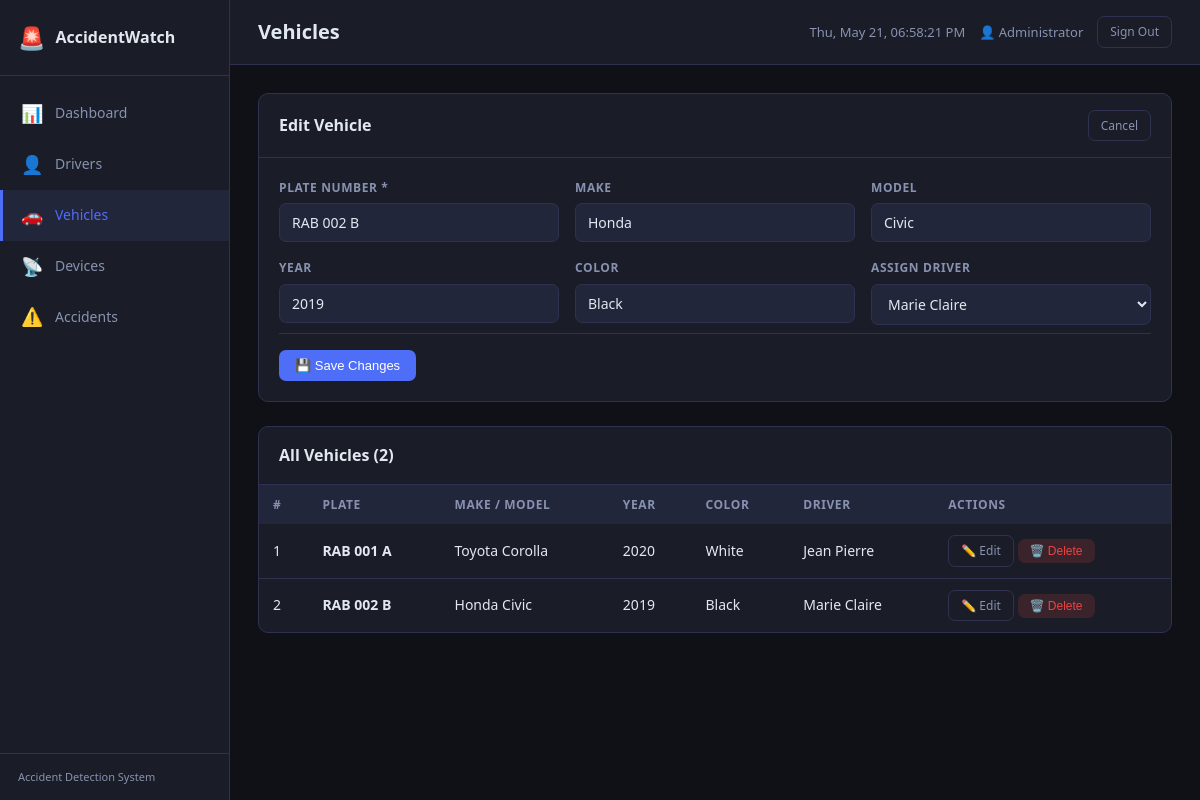
Screenshot of /dashboard/vehicles.php?edit=2 (signed in) with the database file from the repository.
### tables this page shows
CREATE TABLE IF NOT EXISTS vehicles (
    id           INT UNSIGNED AUTO_INCREMENT PRIMARY KEY,
    plate_number VARCHAR(20)  NOT NULL UNIQUE,
    make         VARCHAR(50),                
    model        VARCHAR(50),                
    year         YEAR,
    color        VARCHAR(30),
    driver_id    INT UNSIGNED,
    created_at   DATETIME DEFAULT CURRENT_TIMESTAMP,
    updated_at   DATETIME DEFAULT CURRENT_TIMESTAMP ON UPDATE CURRENT_TIMESTAMP,
    FOREIGN KEY (driver_id) REFERENCES drivers(id) ON DELETE SET NULL
);

CREATE TABLE IF NOT EXISTS drivers (
    id             INT UNSIGNED AUTO_INCREMENT PRIMARY KEY,
    full_name      VARCHAR(100) NOT NULL,
    phone          VARCHAR(20)  NOT NULL,
    email          VARCHAR(100),
    license_number VARCHAR(50)  NOT NULL UNIQUE,
    address        TEXT,
    created_at     DATETIME DEFAULT CURRENT_TIMESTAMP,
    updated_at     DATETIME DEFAULT CURRENT_TIMESTAMP ON UPDATE CURRENT_TIMESTAMP
);

### dashboard/vehicles.php (the view, shortened to what this page needs)
<?php
$db  = getDB();
$editVehicle = null;
if (isset($_GET['edit'])) {
    $s = $db->prepare("SELECT * FROM vehicles WHERE id = ?");
    $s->execute([(int)$_GET['edit']]);
    $editVehicle = $s->fetch();
}
$vehicles = $db->query("
    SELECT v.*, d.full_name AS driver_name
    FROM vehicles v
    LEFT JOIN drivers d ON v.driver_id = d.id
    ORDER BY v.created_at DESC
")->fetchAll();
$drivers = $db->query("SELECT id, full_name FROM drivers ORDER BY full_name")->fetchAll();
require_once 'includes/header.php';
?>
<div class="card" style="margin-bottom:24px">
    <div class="card-header">
        <h2><?= $editVehicle ? 'Edit Vehicle' : 'Register New Vehicle' ?></h2>
        <?php if ($editVehicle): ?>
        <a href="vehicles.php" class="btn btn-ghost btn-sm">Cancel</a>
        <?php endif; ?>
    </div>
    <div class="card-body">
        <form method="POST">
            <div class="form-grid">
                <div class="form-group">
                    <label>Plate Number *</label>
                    <input type="text" name="plate_number" required placeholder="RAB 001 A"
                           value="<?= htmlspecialchars($editVehicle['plate_number'] ?? '') ?>">
                </div>
                <div class="form-group">
                    <label>Make</label>
                    <input type="text" name="make" placeholder="Toyota"
                           value="<?= htmlspecialchars($editVehicle['make'] ?? '') ?>">
                </div>
                <div class="form-group">
                    <label>Model</label>
                    <input type="text" name="model" placeholder="Corolla"
                           value="<?= htmlspecialchars($editVehicle['model'] ?? '') ?>">
                </div>
                <div class="form-group">
                    <label>Year</label>
                    <input type="number" name="year" min="1990" max="2030" placeholder="2022"
                           value="<?= htmlspecialchars($editVehicle['year'] ?? '') ?>">
                </div>
                <div class="form-group">
                    <label>Color</label>
                    <input type="text" name="color" placeholder="White"
                           value="<?= htmlspecialchars($editVehicle['color'] ?? '') ?>">
                </div>
                <div class="form-group">
                    <label>Assign Driver</label>
                    <select name="driver_id">
                        <?php foreach ($drivers as $dr): ?>
                        <option value="<?= $dr['id'] ?>"
                            <?= ($editVehicle['driver_id'] ?? '') == $dr['id'] ? 'selected' : '' ?>>
                            <?= htmlspecialchars($dr['full_name']) ?>
                        </option>
                        <?php endforeach; ?>
                    </select>
                </div>
            </div>
            <div class="form-actions">
                <button type="submit" class="btn btn-primary">
                    <?= $editVehicle ? '💾 Save Changes' : '➕ Register Vehicle' ?>
                </button>
            </div>
        </form>
    </div>
</div>
<div class="card">
    <div class="card-header">
        <h2>All Vehicles (<?= count($vehicles) ?>)</h2>
    </div>
    <div class="table-wrap">
        <table>
            <thead>
                <tr>
                    <th>#</th>
                    <th>Plate</th>
                    <th>Make / Model</th>
                    <th>Year</th>
                    <th>Color</th>
                    <th>Driver</th>
                    <th>Actions</th>
                </tr>
            </thead>
            <tbody>
                <?php if (empty($vehicles)): ?>
                <tr><td colspan="7" class="empty">No vehicles registered yet.</td></tr>
                <?php else: ?>
                <?php foreach ($vehicles as $v): ?>
                <tr>
                    <td><?= $v['id'] ?></td>
                    <td><strong><?= htmlspecialchars($v['plate_number']) ?></strong></td>
                    <td><?= htmlspecialchars(($v['make'] ?? '') . ' ' . ($v['model'] ?? '')) ?></td>
                    <td><?= $v['year'] ?? '—' ?></td>
                    <td><?= htmlspecialchars($v['color'] ?? '—') ?></td>
                    <td><?= htmlspecialchars($v['driver_name'] ?? '—') ?></td>
                    <td>
                        <a href="vehicles.php?edit=<?= $v['id'] ?>" class="btn btn-ghost btn-sm">✏️ Edit</a>
                        <form method="POST" style="display:inline">
                            <button type="submit" class="btn btn-danger btn-sm confirm-delete">🗑️ Delete</button>
                        </form>
                    </td>
                </tr>
                <?php endforeach; ?>
                <?php endif; ?>
            </tbody>
        </table>
    </div>
</div>
<?php require_once 'includes/footer.php'; ?>

### dashboard/assets/css/style.css (style rules this page uses)
*, *::before, *::after { box-sizing: border-box; margin: 0; padding: 0; }
:root { --bg: #0f1117; --surface: #1a1d27; --surface2: #22263a; --border: #2e3250; --primary: #4f6ef7; --primary-h: #3a57e8; --text: #e2e8f0; --text-muted:#8892b0; --urgent: #ef4444; --medium: #f59e0b; --normal: #22c55e; --radius: 10px; --sidebar-w: 230px; --transition: 0.2s ease; }
body { font-family: 'Segoe UI', system-ui, sans-serif; background: var(--bg); color: var(--text); font-size: 14px; line-height: 1.6; }
a { color: var(--primary); text-decoration: none; }
.card { background: var(--surface); border: 1px solid var(--border); border-radius: var(--radius); margin-bottom: 24px; overflow: hidden; }
.card-header { display: flex; align-items: center; justify-content: space-between; padding: 16px 20px; border-bottom: 1px solid var(--border); }
.card-header h2 { font-size: 16px; font-weight: 600; }
.card-body { padding: 20px; }
.table-wrap { overflow-x: auto; }
table { width: 100%; border-collapse: collapse; }
thead th { background: var(--surface2); padding: 10px 14px; text-align: left; font-size: 12px; font-weight: 600; color: var(--text-muted); text-transform: uppercase; letter-spacing: 0.05em; white-space: nowrap; }
tbody td { padding: 11px 14px; border-bottom: 1px solid var(--border); vertical-align: middle; }
tbody tr:last-child td { border-bottom: none; }
.btn { display: inline-flex; align-items: center; gap: 6px; padding: 8px 16px; border-radius: 7px; font-size: 13px; font-weight: 500; cursor: pointer; border: none; transition: background var(--transition), opacity var(--transition); text-decoration: none; }
.btn-primary { background: var(--primary); color: #fff; }
.btn-danger { background: rgba(239,68,68,0.15); color: #ef4444; }
.btn-sm { padding: 5px 12px; font-size: 12px; }
.btn-ghost { background: transparent; color: var(--text-muted); border: 1px solid var(--border); }
.form-grid { display: grid; grid-template-columns: repeat(auto-fill, minmax(240px, 1fr)); gap: 16px; }
.form-group { display: flex; flex-direction: column; gap: 6px; }
label { font-size: 12px; font-weight: 600; color: var(--text-muted); text-transform: uppercase; letter-spacing: 0.05em; }
input, select, textarea { background: var(--surface2); border: 1px solid var(--border); border-radius: 7px; padding: 9px 12px; color: var(--text); font-size: 14px; font-family: inherit; transition: border-color var(--transition); width: 100%; }
select option { background: var(--surface2); }
.form-actions { display: flex; gap: 10px; margin-top: 8px; padding-top: 16px; border-top: 1px solid var(--border); }

### rows the page displays
vehicles: plate_number "RAB 002 B", make "Honda", model "Civic", year "2019", color "Black", driver_id "Marie Claire", id "2", make+model "Honda Civic", driver.full_name "Marie Claire"
vehicles: id "1", plate_number "RAB 001 A", make+model "Toyota Corolla", year "2020", color "White", driver.full_name "Jean Pierre"

### other values shown
$icon "📊 👤 🚗 📡 ⚠️"
$label "Dashboard Drivers Vehicles Devices Accidents"
$pageTitle "Vehicles"
$_SESSION['full_name'] "Administrator"
count($vehicles) "2"
